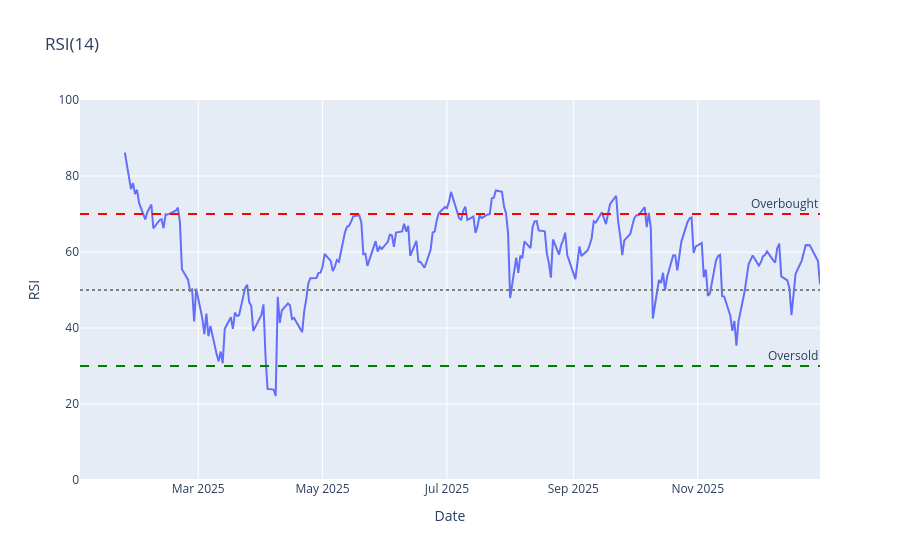

Source (notebook cell):
### Markdown cell above
## 3) RSI Indicator

### Code cell
rsi = RSI(period=14)
df_rsi = rsi.compute(df.copy())
rsi.plot(df_rsi)

df_rsi[rsi.output_columns].tail()

### Figure 1 — Plotly figure (JSON) as saved in the notebook; plotly's stock layout.template omitted (floating-point values rounded to 4 significant figures; data arrays with more than 128 entries replaced by an {"elided": "..."} marker saying what was removed)
{"data": [{"mode": "lines", "name": "indicator__rsi_14", "type": "scatter", "x": {"elided": "250 str values"}, "y": {"elided": "250 float values"}}], "layout": {"annotations": [{"showarrow": false, "text": "Overbought", "x": 1, "xanchor": "right", "xref": "x domain", "y": 70, "yanchor": "bottom", "yref": "y"}, {"showarrow": false, "text": "Oversold", "x": 1, "xanchor": "right", "xref": "x domain", "y": 30, "yanchor": "bottom", "yref": "y"}], "shapes": [{"line": {"color": "red", "dash": "dash"}, "type": "line", "x0": 0, "x1": 1, "xref": "x domain", "y0": 70, "y1": 70, "yref": "y"}, {"line": {"color": "green", "dash": "dash"}, "type": "line", "x0": 0, "x1": 1, "xref": "x domain", "y0": 30, "y1": 30, "yref": "y"}, {"line": {"color": "gray", "dash": "dot"}, "type": "line", "x0": 0, "x1": 1, "xref": "x domain", "y0": 50, "y1": 50, "yref": "y"}], "title": {"text": "RSI(14)"}, "xaxis": {"title": {"text": "Date"}}, "yaxis": {"range": [0, 100], "title": {"text": "RSI"}}}}
